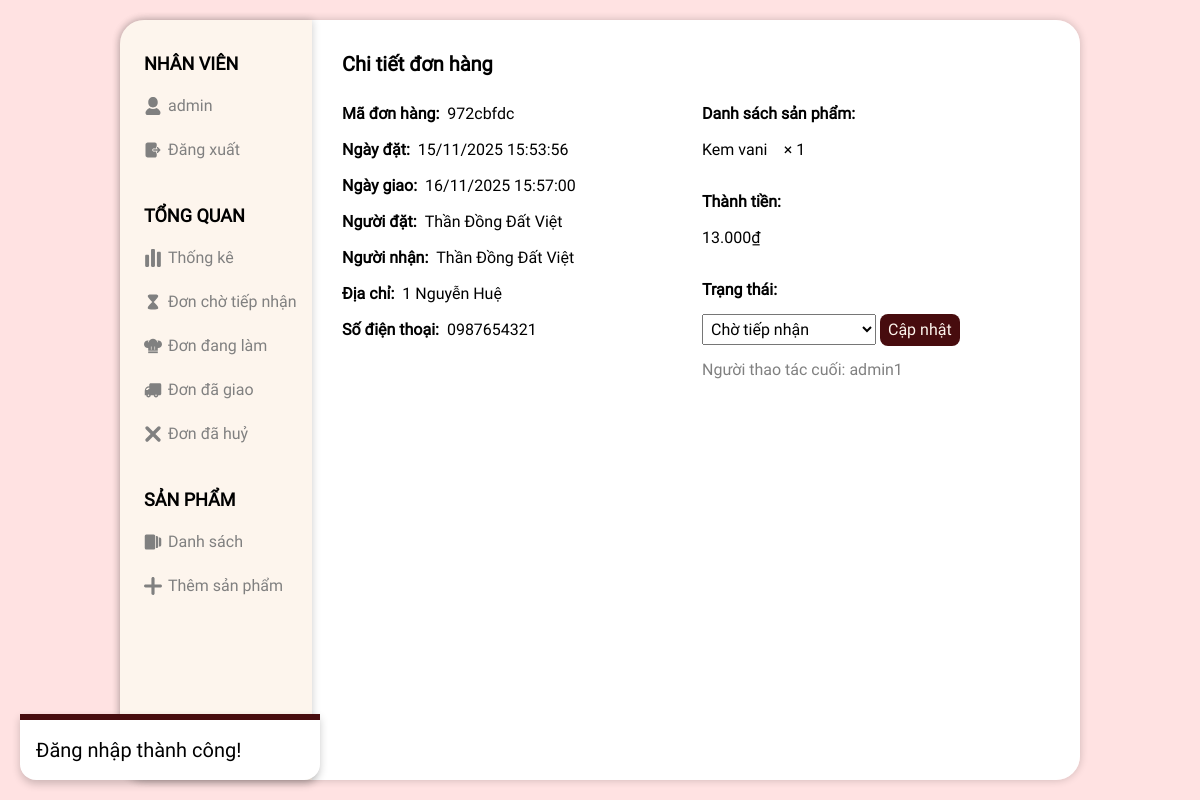
The app's page /admin.php?direct=detail&od_id=972cbfdc (signed in) with its own data.
### tables this page shows
CREATE TABLE `order` (
  `od_id` varchar(8) NOT NULL,
  `od_created_on` datetime NOT NULL,
  `od_delivery_time` datetime NOT NULL,
  `od_person_receive` varchar(50) NOT NULL,
  `od_address` varchar(100) NOT NULL,
  `od_number_phone` varchar(10) NOT NULL,
  `od_price` int(11) NOT NULL,
  `us_id` int(11) NOT NULL,
  `os_id` int(11) NOT NULL,
  `ad_id` int(11) DEFAULT NULL
);

CREATE TABLE `user` (
  `us_id` int(11) NOT NULL,
  `us_name` varchar(50) NOT NULL,
  `us_password` varchar(50) NOT NULL,
  `us_number_phone` varchar(10) NOT NULL,
  `us_address` varchar(100) NOT NULL
);

CREATE TABLE `product_order` (
  `pod_id` int(11) NOT NULL,
  `od_id` varchar(8) NOT NULL,
  `pod_name` varchar(50) NOT NULL,
  `pod_quantity` int(11) NOT NULL,
  `pod_price` int(11) NOT NULL,
  `pod_created_on` datetime NOT NULL
);

### api/core.php (called while the page is built, shortened)
<?php
require __DIR__ . "/./trait/account.php";
require __DIR__ . "/./trait/order.php";
require __DIR__ . "/./trait/statistic.php";
class Api
{
    function __construct()
    {
        $hostname = "localhost";
        $username = "root";
        $password = "";
        $database = "db_sucre_web";
        $this->connection = new mysqli($hostname, $username, $password, $database);
    }
}
$api = new Api();

### api/trait/account.php (called while the page is built, shortened)
<?php
trait Account
{
    function get_admin_info()
    {
        $ad_info = $_SESSION["ad_info"] ?? null;
        $ad_name = $ad_info["ad_name"];
        $sql = "SELECT *
                FROM `admin`
                WHERE `ad_name` = '$ad_name';";
        $result = $this->connection->query($sql)->fetch_assoc();
        return $_SESSION["ad_info"];
    }
}

### api/trait/order.php (called while the page is built, shortened)
<?php
trait Order
{
    function get_order_info($od_id)
    {
        $sql = "SELECT *
                FROM `order` as od
                INNER JOIN `order_status` as os
                ON od.`os_id` = os.`os_id`
                INNER JOIN `user` as us
                ON od.`us_id` = us.`us_id`
                WHERE od.`od_id` = '$od_id';";
        $result = $this->connection->query($sql);
        return $result->fetch_assoc();
    }
    function get_order_products_info($od_id)
    {
        $sql = "SELECT *
                FROM `product_order`
                WHERE `od_id` = '$od_id'
                ORDER BY `pod_created_on` ASC;";
        $result = $this->connection->query($sql);
        return $result->fetch_all(MYSQLI_ASSOC);
    }
}

### api/trait/statistic.php (called while the page is built, shortened)
<?php
trait Statistic
{
    function get_order_statuses()
    {
        $sql = "SELECT *
                FROM `order_status`
                ORDER BY `os_id` ASC;";
        $result = $this->connection->query($sql);
        return $result->fetch_all(MYSQLI_ASSOC);
    }
    function get_order_status($od_id)
    {
        $sql = "SELECT *
                FROM `order` as od
                INNER JOIN `order_status` as os
                ON od.`os_id` = os.`os_id`
                WHERE od.`od_id` = '$od_id';";
        $result = $this->connection->query($sql);
        return $result->fetch_assoc();
    }
    function get_checker($od_id)
    {
        $sql = "SELECT *
                FROM `order` as od
                INNER JOIN `admin` as ad
                ON od.`ad_id` = ad.`ad_id`
                WHERE od.`od_id` = '$od_id';";
        $result = $this->connection->query($sql);
        return $result->fetch_assoc();
    }
}

### src/admin/page/statistic/detail.php (the view, shortened to what this page needs)
<?php
global $api;
$od_id = $_GET["od_id"];
$order = $api->get_order_info($od_id);
?>
<p class="title">Chi tiết đơn hàng</p>
<div class="container">
    <div class="info">
        <div class="item">
            <p class="label">Mã đơn hàng: </p>
            <p class="text"><?= $order["od_id"] ?></p>
        </div>
        <div class="item">
            <p class="label">Ngày đặt: </p>
            <p class="text"><?= convert_datetime($order["od_created_on"]) ?></p>
        </div>
        <div class="item">
            <p class="label">Ngày giao: </p>
            <p class="text"><?= convert_datetime($order["od_delivery_time"]) ?></p>
        </div>
        <div class="item">
            <p class="label">Người đặt: </p>
            <p class="text"><?= $order["us_name"] ?></p>
        </div>
        <div class="item">
            <p class="label">Người nhận: </p>
            <p class="text"><?= $order["od_person_receive"] ?></p>
        </div>
        <div class="item">
            <p class="label">Địa chỉ: </p>
            <p class="text"><?= $order["od_address"] ?></p>
        </div>
        <div class="item">
            <p class="label">Số điện thoại: </p>
            <p class="text"><?= $order["od_number_phone"] ?></p>
        </div>
    </div>
    <div class="product">
        <div class="product-part">
            <p class="label">Danh sách sản phẩm:</p>
            <?php
            $order_total = 0;
            $order_products = $api->get_order_products_info($od_id);
            foreach ($order_products as $product) {
                $order_total += $product["pod_price"] * $product["pod_quantity"]; ?>
                <p class="detail">
                    <?= $product["pod_name"] . "&emsp;× " . $product["pod_quantity"] ?>
                </p>
            <?php } ?>
        </div>
        <div class="product-part">
            <p class="label">Thành tiền:</p>
            <p class="total"><?= convert_currency($order_total) ?></p>
        </div>
        <div class="product-part">
            <p class="label">Trạng thái:</p>
            <form method="post">
                <select class="status" name="os_id">
                    <?php
                    $currentOrderStatus = $api->get_order_status($od_id)["os_id"];
                    $orderStatuses = $api->get_order_statuses();
                    foreach ($orderStatuses as $orderStatus) {
                        $orderStatusId = $orderStatus["os_id"];
                        $orderStatusName = $orderStatus["os_name"]; ?>
                        <option value="<?= $orderStatusId ?>" <?= $currentOrderStatus == $orderStatusId ? "selected" : "" ?>>
                            <?= $orderStatusName ?>
                        </option>
                    <?php } ?>
                </select>
                <button class="submit-button" type="submit">Cập nhật</button>
            </form>
            <p class="checker">
                Người thao tác cuối:
                <?php
                $isCheck = $order["ad_id"];
                if ($isCheck) {
                    $checker = $api->get_checker($order["od_id"]);
                    echo $checker["ad_name"];
                } else {
                    echo "...";
                }
                ?>
            </p>
        </div>
    </div>
</div>

### admin.php (shortened to what this page needs)
<?php
require __DIR__ . "/./api/core.php";
require __DIR__ . "/./src/util/convert_currency.php";
require __DIR__ . "/./src/util/toast.php";
require __DIR__ . "/./src/util/convert_datetime.php";
?>
<!DOCTYPE html>
<html lang="vi">
<head>
    <link rel="stylesheet" href="https://unpkg.com/reset-css@5.0.2/reset.css" type="text/css" />
    <link rel="stylesheet" href="./index.css" type="text/css" />
</head>
<body>
    <?php
    toast_session();
    switch (DIRECT) {
        default:
            require "./src/admin/page/panel.php";
            break;
    }
    ?>
</body>
</html>

### src/util/toast.php (shortened to what this page needs)
<?php
function get_toast_message()
{
    return $_SESSION["toast_message"] ?? null;
}
function toast_session()
{
    $toast_message = get_toast_message();
    if ($toast_message) {
        toast($toast_message);
    }
}
function toast($message)
{ ?>
    <div class="toast-panel">
        <div class="toast-process"></div>
        <p class="toast-message"><?= $message ?></p>
    </div>
<?php } ?>

### src/admin/page/panel.php (shortened to what this page needs)
<?php
global $api;
$ad_info = $api->get_admin_info();
?>
<div class="panel">
    <div class="menu">
        <div class="part">
            <p class="title">
                NHÂN VIÊN
            </p>
            <a class="component" href="?direct=home">
                <?php
                if (isset($ad_info)) { ?>
                    <p class="text">
                        <?= $ad_info["ad_name"] ?>
                    </p>
                <?php } ?>
            </a>
            <a class="component" href="?direct=logout">
                <p class="text">
                    Đăng xuất
                </p>
            </a>
        </div>
        <div class="part">
            <p class="title">
                TỔNG QUAN
            </p>
            <a class="component" href="?direct=all">
                <p class="text">
                    Thống kê
                </p>
            </a>
            <a class="component" href="?direct=wait">
                <p class="text">
                    Đơn chờ tiếp nhận
                </p>
            </a>
            <a class="component" href="?direct=work">
                <p class="text">
                    Đơn đang làm
                </p>
            </a>
            <a class="component" href="?direct=done">
                <p class="text">
                    Đơn đã giao
                </p>
            </a>
            <a class="component" href="?direct=cancel">
                <p class="text">
                    Đơn đã huỷ
                </p>
            </a>
        </div>
        <div class="part">
            <p class="title">
                SẢN PHẨM
            </p>
            <a class="component" href="?direct=product">
                <svg class="icon" viewBox="0 0 24 24">
                    <path
                        d="M20 6h1a2 2 0 0 1 2 2v8a2 2 0 0 1-2 2h-1V6zm-4-2h1a2 2 0 0 1 2 2v12a2 2 0 0 1-2 2h-1V4zm-1 0v16a2 2 0 0 1-2 2H3a2 2 0 0 1-2-2V4a2 2 0 0 1 2-2h10a2 2 0 0 1 2 2z">
                    </path>
                </svg>
                <p class="text">
                    Danh sách
                </p>
            </a>
            <a class="component" href="?direct=add_product">
                <p class="text">
                    Thêm sản phẩm
                </p>
            </a>
        </div>
    </div>
    <div class="content">
        <?php
        switch (DIRECT) {
            case "detail":
                require "./src/admin/page/statistic/detail.php";
                break;
        }
        ?>
    </div>
</div>

### src/util/convert_datetime.php
<?php
function convert_datetime($datetime)
{
    $date = new DateTime($datetime);
    $formattedDate = $date->format("d/m/Y H:i:s");
    echo $formattedDate;
}

### src/util/convert_currency.php
<?php
function convert_currency($price)
{
    $array = str_split(strrev($price));
    $formatted = [];
    $counter = 0;
    foreach ($array as $char) {
        if ($counter == 3) {
            $formatted[] = '.';
            $counter = 0;
        }
        $formatted[] = $char;
        $counter++;
    }
    echo strrev(implode('', $formatted)) . "₫";
}

### index.css (style rules this page uses)
body { background-color: var(--pink-color); }

### src/admin/css/panel.css (style rules this page uses)
.panel { border-radius: 24px; box-shadow: 0px 0px 8px var(--shadow-color); box-sizing: border-box; display: flex; height: calc(100vh - 40px); margin: 20px auto; width: 80%; }
.menu { background-color: var(--cream-color); border-radius: 24px 0px 0px 24px; box-shadow: 0.25px 0px 8px var(--shadow-color); box-sizing: border-box; height: 100%; padding-bottom: 18px; padding-top: 18px; width: 20%; z-index: 2; }
.content { background-color: white; border-radius: 0px 24px 24px 0px; box-sizing: border-box; display: flex; flex-direction: column; height: 100%; padding: 30px; width: 80%; z-index: 1; }
.part { margin-bottom: 36px; margin-top: 12px; }
.menu .title { color: black; font-family: "Roboto"; font-size: 18px; font-weight: bold; line-height: 28px; margin-left: 24px; }
.component { align-items: center; display: flex; height: 32px; margin-bottom: 12px; margin-top: 12px; text-decoration: none; }
.component .icon { fill: var(--grey-color); height: 18px; margin-right: 6px; }
.component .text { color: var(--grey-color); font-family: "Roboto"; font-size: 16px; line-height: 24px; }

### src/admin/css/statistic/detail.css (style rules this page uses)
.content .title { color: black; font-family: "Roboto"; font-size: 20px; font-weight: bold; line-height: 28px; }
.content .container { display: grid; gap: 12px; grid-template-columns: 1fr 1fr; margin-top: 24px; }
.container .info { display: flex; flex-direction: column; gap: 12px; }
.container .product { display: flex; flex-direction: column; gap: 12px; }
.info .item { display: flex; gap: 8px; }
.item .label { color: black; font-family: "Roboto"; font-size: 16px; font-weight: bold; line-height: 24px; }
.item .text { color: black; font-family: "Roboto"; font-size: 16px; line-height: 24px; }
.product .product-part { display: flex; flex-direction: column; gap: 12px; margin-bottom: 16px; }
.product-part .label { color: black; font-family: "Roboto"; font-size: 16px; font-weight: bold; line-height: 24px; }
.product-part .detail { color: black; font-family: "Roboto"; font-size: 16px; line-height: 24px; }
.product-part .total { color: black; font-family: "Roboto"; font-size: 16px; line-height: 24px; }
.product-part .status { color: black; font-family: "Roboto"; font-size: 16px; line-height: 24px; width: 50%; padding: 4px; box-sizing: border-box; }
.product-part .submit-button { color: var(--cream-color); background-color: var(--brown-color); border: none; border-radius: 8px; cursor: pointer; font-family: "Roboto"; font-size: 16px; line-height: 24px; padding: 4px 8px; }
.product-part .checker { color: var(--grey-color); font-family: "Roboto"; font-size: 16px; line-height: 24px; }

### src/util/toast.php (style rules this page uses)
.toast-panel { animation: move-toast-panel-in 0.4s ease forwards; background-color: white; border-bottom-left-radius: 16px; border-bottom-right-radius: 16px; bottom: 20px; box-shadow: 0 4px 8px var(--shadow-color); left: -25%; position: fixed; width: 25%; z-index: 3; }
.toast-process { animation: move-toast-process 4s linear forwards; background-color: var(--brown-color); height: 6px; width: 0%; }
.toast-message { color: black; font-family: "Roboto"; font-size: 20px; line-height: 28px; padding: 16px; }

### records on screen
order: od_id "972cbfdc", od_created_on "15/11/2025 15:53:56 16/11/2025 15:57:00", us.us_name "Thần Đồng Đất Việt", od_person_receive "Thần Đồng Đất Việt", od_address "1 Nguyễn Huệ", od_number_phone "0987654321", ad.ad_name "admin1"
product_order: pod_name "Kem vani", pod_quantity "1"

### other values on screen
$message "Đăng nhập thành công!"
$ad_info["ad_name"] "admin"
strrev(implode('', $formatted)) "13.000"
form field os_id "Chờ tiếp nhận"
